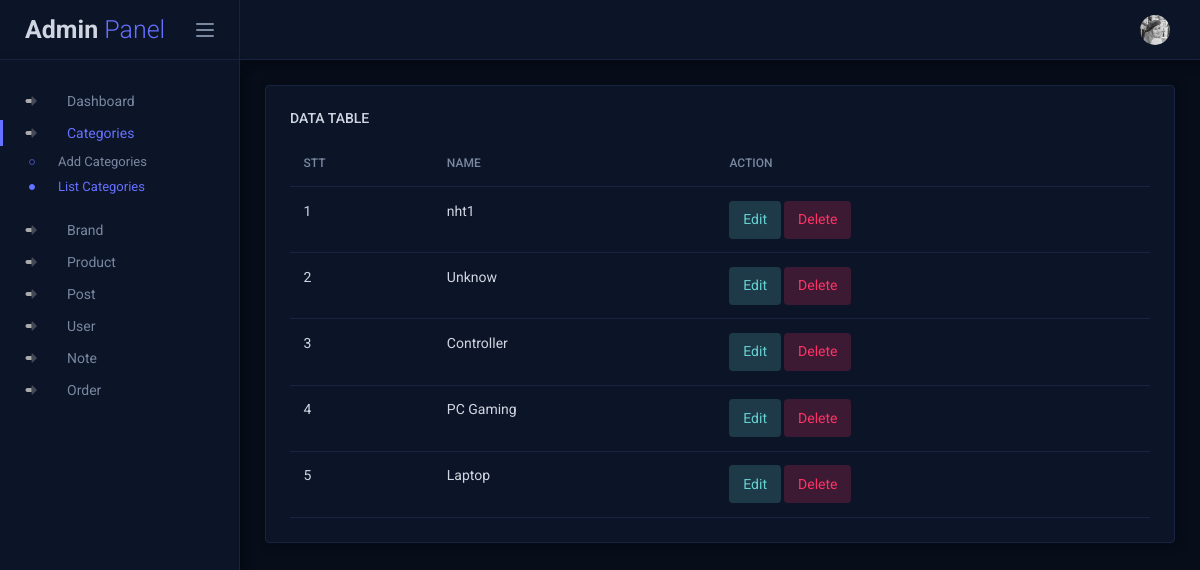
Before: /admin/list-categories.php (signed in) with the older database file.
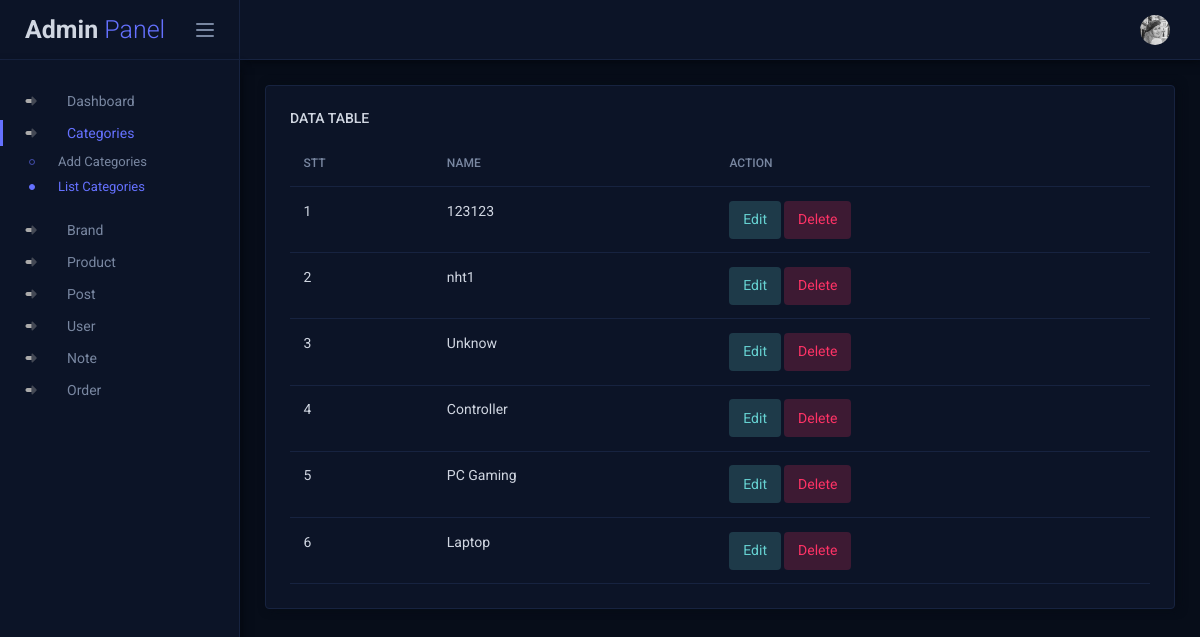
After: the same page with the newer database file.
### tables this page shows
CREATE TABLE `table_category` (
  `catId` int(11) NOT NULL,
  `catName` varchar(255) NOT NULL
);

### lib/database.php (called while the page is built, shortened)
<?php
class Database
{
    public $host   = DB_HOST;
    public $user   = DB_USER;
    public $pass   = DB_PASS;
    public $dbname = DB_NAME;
    public $post = DB_POST;
    public $link;
    private function connectDB()
    {
        $this->link = new mysqli(
            $this->host,
            $this->user,
            $this->pass,
            $this->dbname,
            $this->post
        );
    }
    public function select($query)
    {
        $result = $this->link->query($query) or
            die($this->link->error . __LINE__);
        if ($result->num_rows > 0) {
            return $result;
        } else {
            return false;
        }
    }
}
?>

### classes/category.php (called while the page is built, shortened)
<?php
include_once __DIR__ . '/../lib/database.php';
?>
<?php
class category
{
    private $db;
    public function __construct()
    {
        $this->db = new Database();
    }
    public function show_category()
    {
        $query = "SELECT * FROM table_category order by catId desc";
        $result = $this->db->select($query);
        return $result;
    }
}
?>

### admin/list-categories.php (the view, shortened to what this page needs)
<?php
include_once __DIR__ . '/../inc/_header.admin.inc.php';
?>
<div class="page-content">
    <div class="row">
        <div class="col-md-12 grid-margin stretch-card">
            <div class="card">
                <div class="card-body">
                    <h6 class="card-title">Data Table</h6>
                    <div class="table-responsive">
                        <table id="dataTableExample" class="table">
                            <thead>
                                <tr>
                                    <th>STT</th>
                                    <th>Name</th>
                                    <th>Action</th>
                                </tr>
                            </thead>
                            <tbody>
                                <?php
                                $show_cate = $category->show_category();
                                if ($show_cate) {
                                    $i = 0;
                                    while ($result = $show_cate->fetch_assoc()) {
                                        $i++;
                                ?>
                                <tr>
                                    <td>
                                        <?php echo $i; ?>
                                    </td>
                                    <td>
                                        <?php echo $result['catName'] ?>
                                    </td>
                                    <td>
                                        <a type="button" class="btn btn-inverse-info"
                                            href="edit-categories.php?catid=<?php echo $result['catId'] ?>">Edit</a>
                                        <a type="button" class="btn btn-inverse-danger"
                                            href="?delid=<?php echo $result['catId'] ?>"
                                            onclick="return confirm('Delete?')">Delete</a>
                                    </td>
                                </tr>
                                <?php }
                                } ?>
                            </tbody>
                        </table>
                    </div>
                </div>
            </div>
        </div>
    </div>
    <?php
    include_once __DIR__ . '/../inc/_footer.admin.inc.php';
    ?>

Changed rows visible on the page:
added table_category: catName "123123"
